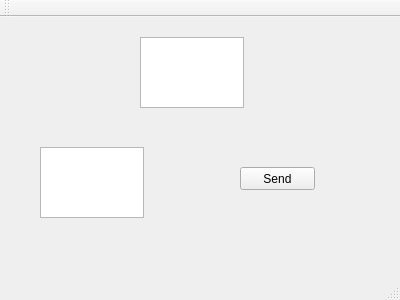
<?xml version="1.0" encoding="UTF-8"?>
<ui version="4.0">
 <class>MainWindow</class>
 <widget class="QMainWindow" name="MainWindow">
  <property name="geometry">
   <rect>
    <x>0</x>
    <y>0</y>
    <width>400</width>
    <height>300</height>
   </rect>
  </property>
  <property name="windowTitle">
   <string>MainWindow</string>
  </property>
  <widget class="QWidget" name="centralWidget">
   <widget class="QPushButton" name="Send">
    <property name="geometry">
     <rect>
      <x>240</x>
      <y>150</y>
      <width>75</width>
      <height>23</height>
     </rect>
    </property>
    <property name="text">
     <string>Send</string>
    </property>
   </widget>
   <widget class="QTextEdit" name="Input">
    <property name="geometry">
     <rect>
      <x>40</x>
      <y>130</y>
      <width>104</width>
      <height>71</height>
     </rect>
    </property>
   </widget>
   <widget class="QTextEdit" name="disp0">
    <property name="geometry">
     <rect>
      <x>140</x>
      <y>20</y>
      <width>104</width>
      <height>71</height>
     </rect>
    </property>
   </widget>
  </widget>
  <widget class="QMenuBar" name="menuBar">
   <property name="geometry">
    <rect>
     <x>0</x>
     <y>0</y>
     <width>400</width>
     <height>21</height>
    </rect>
   </property>
  </widget>
  <widget class="QToolBar" name="mainToolBar">
   <attribute name="toolBarArea">
    <enum>TopToolBarArea</enum>
   </attribute>
   <attribute name="toolBarBreak">
    <bool>false</bool>
   </attribute>
  </widget>
  <widget class="QStatusBar" name="statusBar"/>
 </widget>
 <layoutdefault spacing="6" margin="11"/>
 <resources/>
 <connections/>
</ui>
